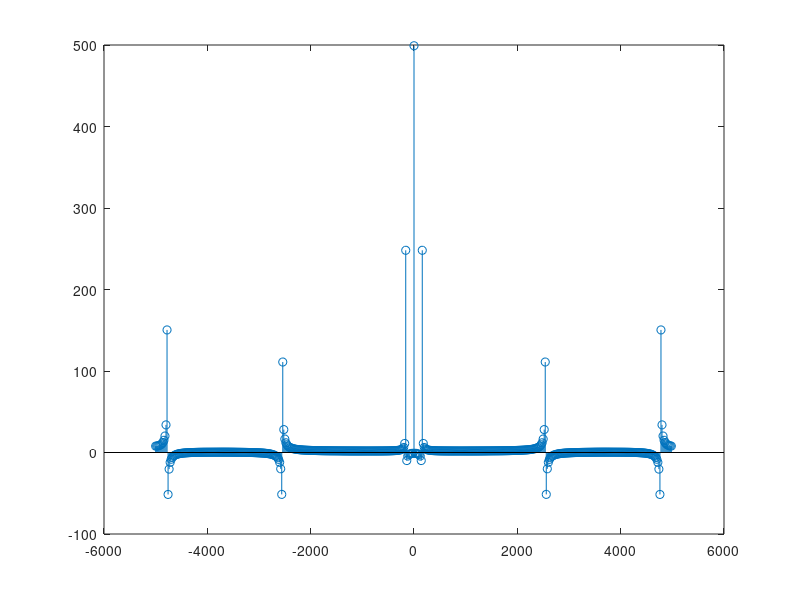

This figure's MATLAB source:
%Askisi
clc;
clear all;
close all;

Fs=10000;
Wp=2*pi*1000;
Ws=2*pi*4000;
Rp=3;
Atten=30;

[n,Wn]=buttord(Wp,Ws,Rp,Atten,'s');
t=sprintf('The minimum order of the analog Butterworth filter is: %d',n)



%Askisi 2
n1=2;
n2=16;
Ts=0.2;
Fs=1/Ts;
Wc=2;
Fc=Wc/(2*pi);
Wp=Fc/(Fs/2);
Rp=3;
N2=256;
Freq=0:1/(N2-1):1;

[b1,a1] = cheby1(n1,Rp,Wp,'high');
digital1=freqz(b1,a1,N2);

[b2,a2] = cheby1(n2,Rp,Wp,'high');
digital2=freqz(b2,a2,N2);


%Askisi 3
Fs=10000;
Ts=1/Fs;
F1=500/pi;
F2=8000/pi;
F3=15000/pi;
N3=500;
n=0:N3-1;
x1=1+cos(2*pi*F1*n*Ts)+cos(2*pi*F2*n*Ts)+cos(2*pi*F3*n*Ts);

stem(n,x1);
fx=-Fs/2:Fs/N3:Fs/2-1;
Xf=fftshift(fft(x1));
stem(fx,Xf);